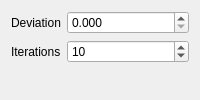
               <widget class="QWidget" name="tab_6">
                <attribute name="title">
                 <string>Deconvolve</string>
                </attribute>
                <layout class="QFormLayout" name="formLayout">
                 <item row="1" column="0">
                  <widget class="QLabel" name="label_10">
                   <property name="text">
                    <string>Deviation</string>
                   </property>
                  </widget>
                 </item>
                 <item row="1" column="1">
                  <widget class="QDoubleSpinBox" name="dsbx_deviation">
                   <property name="decimals">
                    <number>3</number>
                   </property>
                   <property name="singleStep">
                    <double>0.050000000000000</double>
                   </property>
                  </widget>
                 </item>
                 <item row="3" column="0">
                  <widget class="QLabel" name="label_11">
                   <property name="text">
                    <string>Iterations</string>
                   </property>
                  </widget>
                 </item>
                 <item row="3" column="1">
                  <widget class="QSpinBox" name="sbx_iterations">
                   <property name="maximum">
                    <number>1000</number>
                   </property>
                   <property name="singleStep">
                    <number>5</number>
                   </property>
                   <property name="value">
                    <number>10</number>
                   </property>
                  </widget>
                 </item>
                 <item row="4" column="1">
                  <spacer name="verticalSpacer_6">
                   <property name="orientation">
                    <enum>Qt::Vertical</enum>
                   </property>
                   <property name="sizeHint" stdset="0">
                    <size>
                     <width>0</width>
                     <height>0</height>
                    </size>
                   </property>
                  </spacer>
                 </item>
                 <item row="4" column="0">
                  <spacer name="verticalSpacer_7">
                   <property name="orientation">
                    <enum>Qt::Vertical</enum>
                   </property>
                   <property name="sizeHint" stdset="0">
                    <size>
                     <width>0</width>
                     <height>0</height>
                    </size>
                   </property>
                  </spacer>
                 </item>
                </layout>
               </widget>
